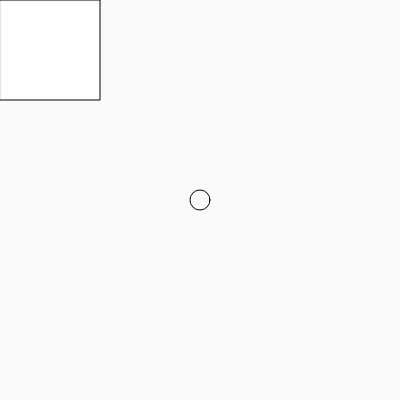
Frame 1 (no input)
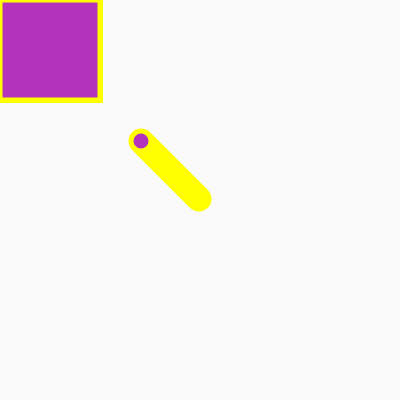
Frame 60 (no input)
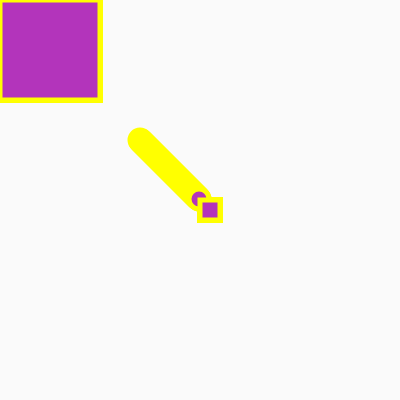
Frame 120 (the mouse pressed at the canvas centre since frame 60)

The p5.js sketch that drew these frames (run headless with seeded random() and noise() and a simulated clock; from frame 60 on, the mouse is pressed at the canvas centre):

// p5.js sketch
// ── sketch.js
let cor;
let posicaoHorizontal;
let posicaoVertical;

function setup() {
  createCanvas(400, 400);
   background(250);
  cor = color (random(0,250),random(0,250),random(0,250));
  posicaoHorizontal = 200;
  posicaoVertical = 200;
}
function draw() {
 
  rect(0,0,100,100)
    circle(posicaoHorizontal, posicaoVertical, 20);
  stroke("yellow")
  strokeWeight(5)
  fill(cor);
  if (mouseX<posicaoHorizontal)
    {
      posicaoHorizontal = posicaoHorizontal - 1;
      
     }
  if (mouseX>posicaoHorizontal)
    {
      posicaoHorizontal = posicaoHorizontal + 1;
      
     }
  if (mouseY<posicaoVertical)
    {
      posicaoVertical --;
      
     }
    if (mouseY>posicaoVertical)
    {
      posicaoVertical ++;
      
     }
 if (mouseIsPressed)
   {
     
     rect(mouseX, mouseY,20,20);
    
      }
 
   // else
     //   {
    // fill(cor);
  //  }  
  
  //if (mouseIsPressed)
  // {
   //  fill(cor)
   
   //   }
  
       
}
